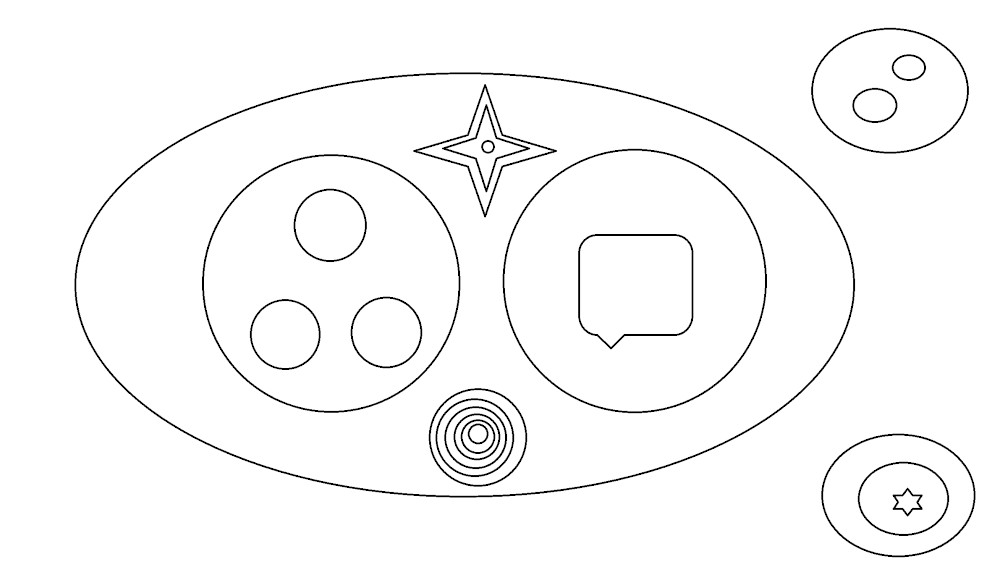
#> input picture python/machine_vision/lab5/5_1.jpg, 1000 x 583 px
$ python lab5_aux.py   (older library calls are emulated)
#> lines starting #> are read from the running program, lines starting #| are printed output that depends on the picture; after the words box and inside, x2 and y2 are one past the last pixel; in counts of white or black regions, pixels touching at a corner belong together
import cv2
import numpy as np
# читаем исходное изображение с четкими границами
# поиск границ оператором Собеля
name_file="5_1"
img1 = cv2.imread(name_file+'.jpg', cv2.IMREAD_GRAYSCALE)
#> img1 is the input picture: shape (583, 1000); min 0, max 255, mean 248.9
shape = img1.shape
#> shape = (583, 1000)
title_window = name_file + '_ended_image'
cv2.imshow("ishodn",img1)

threshold_rings, img1 = cv2.threshold(img1, 177, 255, cv2.THRESH_BINARY)
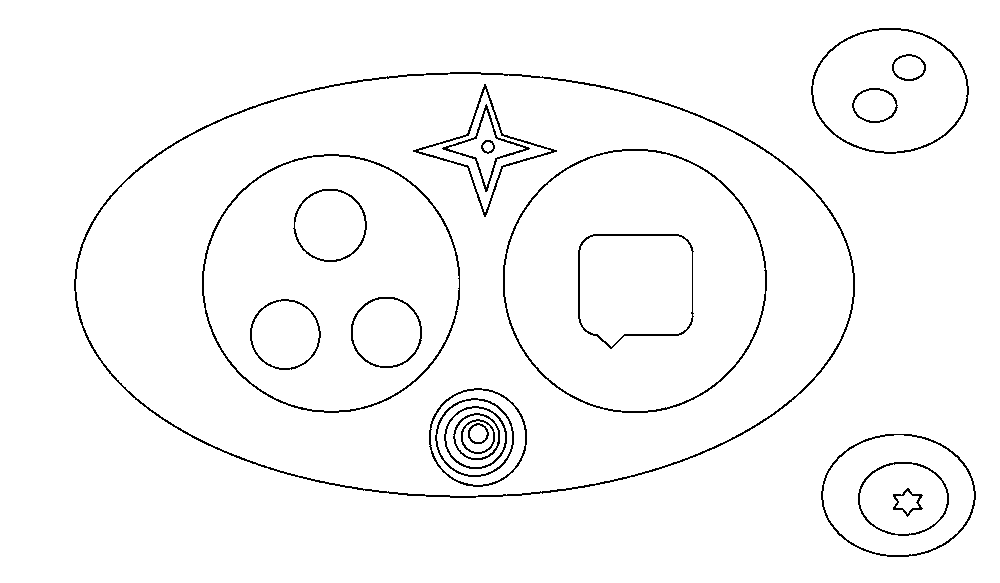
#> img1: shape (583, 1000); 97.3% white; black in thin lines or dots, all inside (x1, y1, x2, y2) = (74, 28, 976, 557)
img,contours, hierarchy = cv2.findContours(img1, cv2.RETR_TREE, cv2.CHAIN_APPROX_SIMPLE)
#> contours = 45 contours; largest, box (x1, y1, x2, y2) and area: (0, 0, 1000, 583) 581418, (73, 71, 856, 499) 261802, (76, 74, 853, 496) 256182, (502, 148, 768, 414) 55290, (505, 151, 765, 411) 52904
img = np.empty((shape[0], shape[1], 3 ),np.uint8)

EMPTY = -1
def draw_contour(node,color):
    if color:
        cv2.drawContours(img, contours, node, (0, 0, 255), 1)
    else:
        cv2.drawContours(img, contours, node, (255, 0, 0), 1)

#color индикатор цвета 0-синий 1-красный
#node индекс следующего контура
def get_node(node,color):
#> called with node = 0, color = 0
    dc,uc = hierarchy[0][node][2],hierarchy[0][node][3]
#> dc = 1; uc = -1
    if uc!=EMPTY: #проверяем, что узел не является корнем,
    #так как корень окрашивать не нужно, это рамка рисунка
        draw_contour(node,color) #чтобы окрасить внутренний поменять node на dc
        #нужно перейти к следующиему контуру, как будто мы его окрасили
        #следующий контур будет сыном к текущему всегда
        dc=hierarchy[0][dc][2]
    if dc != EMPTY:
        #у узла есть дети
        child_node = dc
#> child_node = 1
        rc = hierarchy[0][child_node][0]
#> rc = 7
        while 1: #пока не пройдемся по всем сыновьям узла node
            get_node(child_node,not color)#вызываем, но окрашиваем в противоположный цвет
            if rc!=EMPTY: # есть ли следующий сын?
                #переход к следующему сыну узла первоначального node
                child_node = rc
                rc = hierarchy[0][child_node][0]
            else:
                break
#> this loop made 3 passes
#> after the loop, child_node = 39; rc = -1
#окраска по нашим правилам
#начинаем с первого контура,но так как первый это рамка рисунка
#то окрашивать его не надо
#но ставим, как будто мы окрашиваем его в синий
get_node(0,0)
cv2.imshow('all_countours',img)
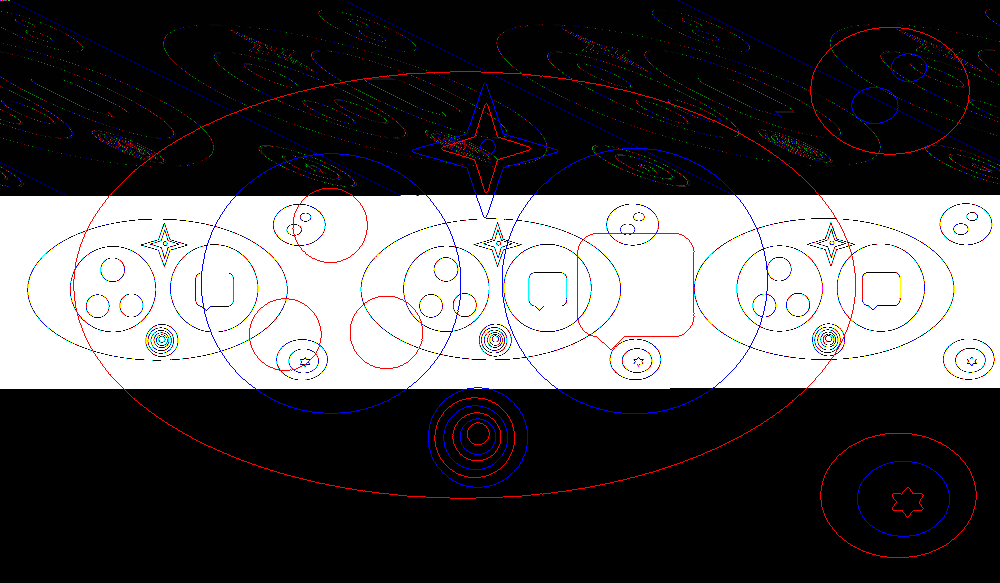
#> window 'all_countours': shape (583, 1000, 3); mean B, G, R 83.5, 82.1, 84
while 1:
    if cv2.waitKey(100)==27: #esc
#> (key Esc is pressed here)
        break
